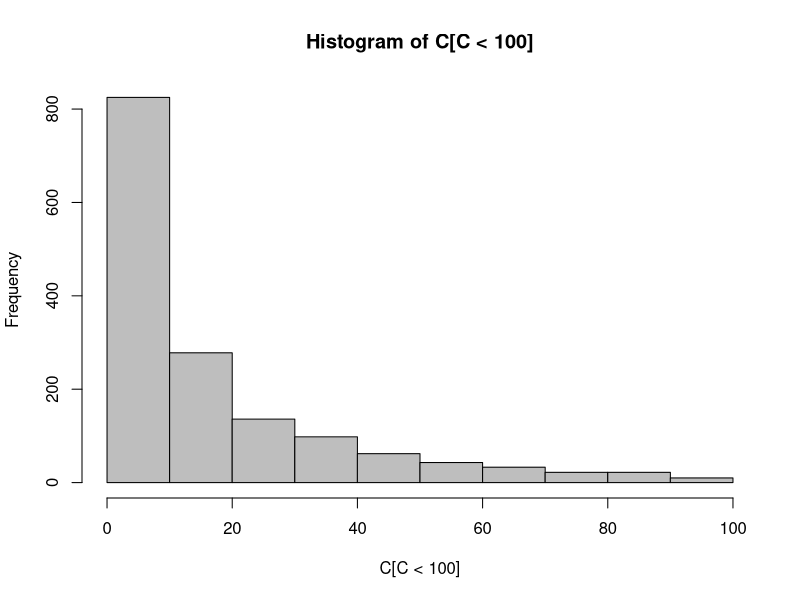
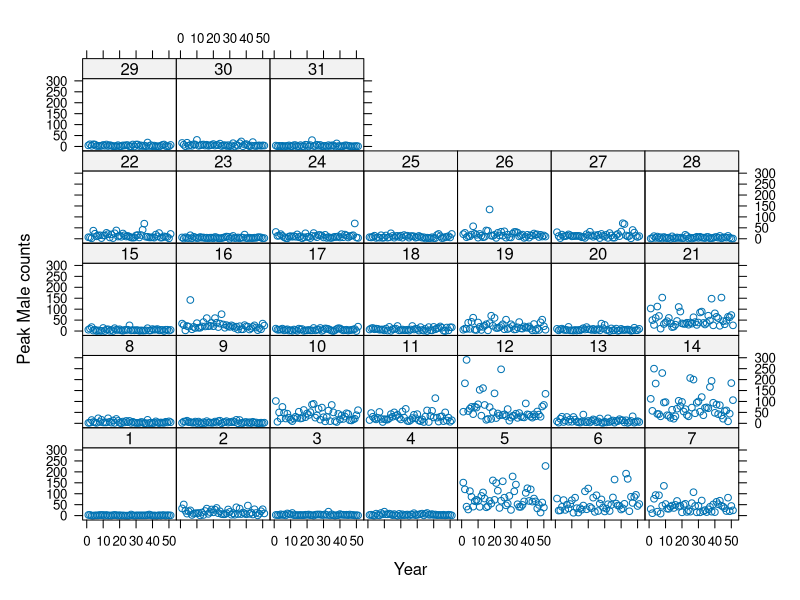
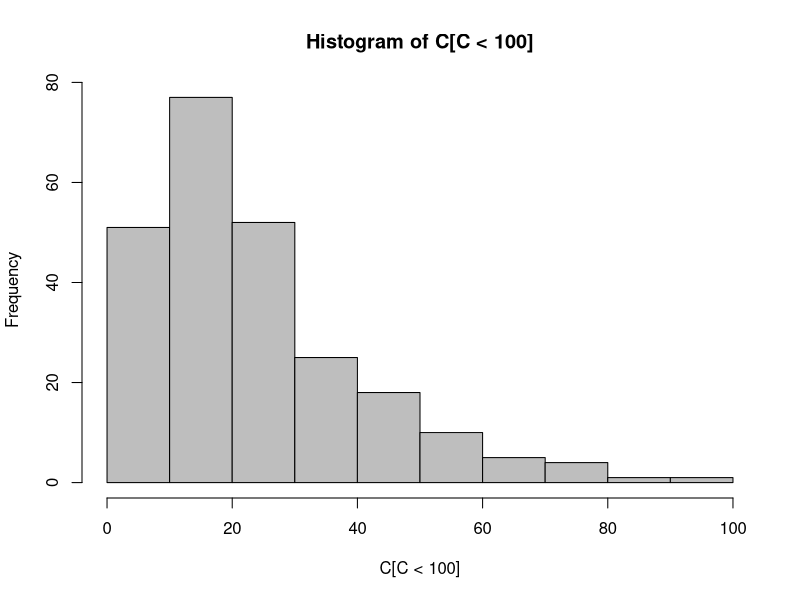
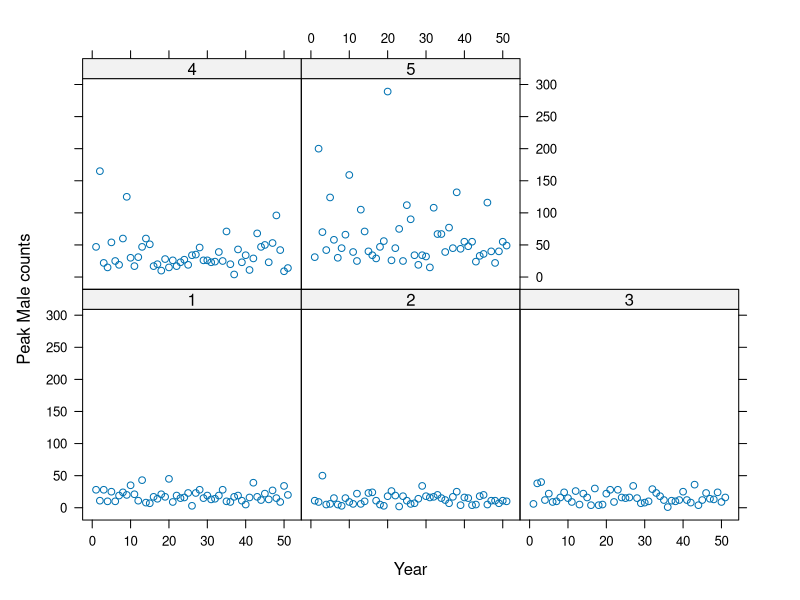
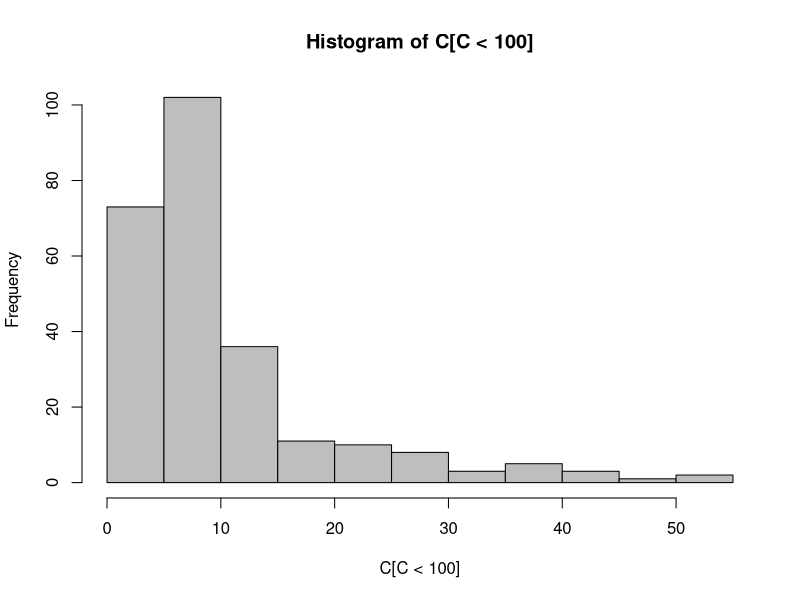
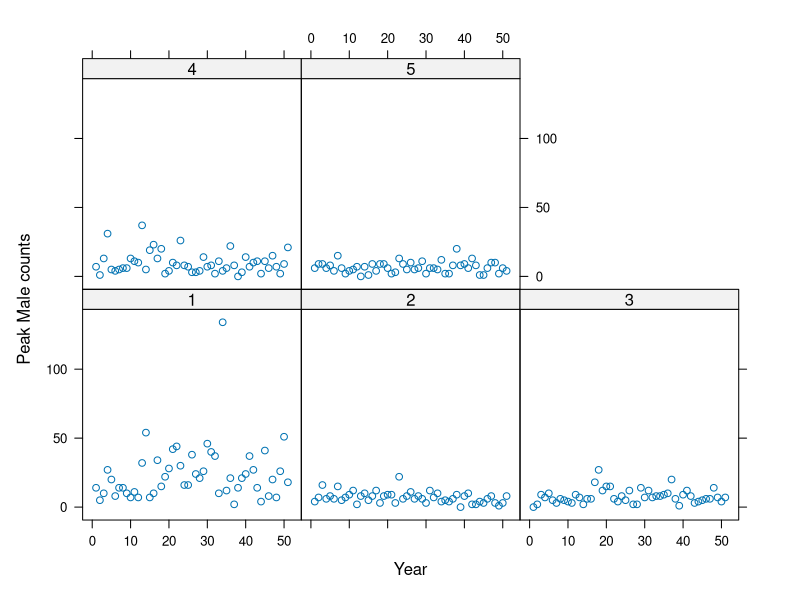
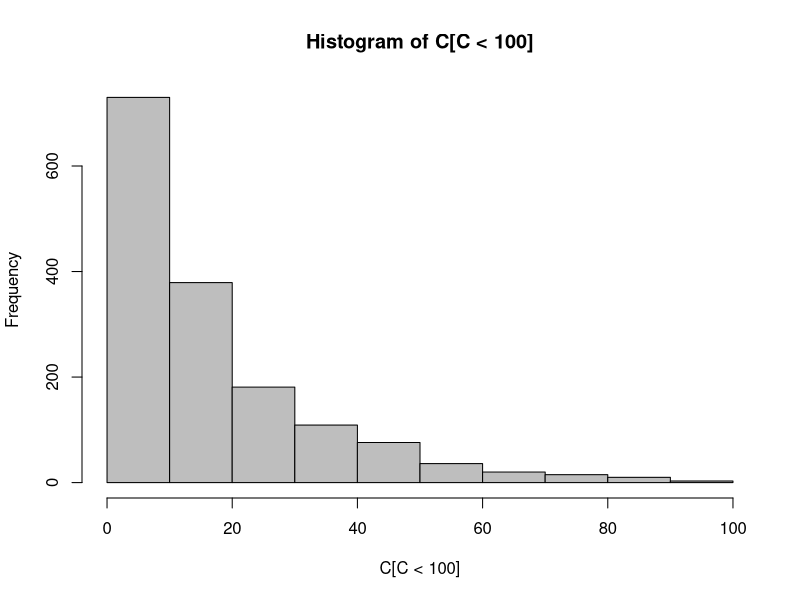
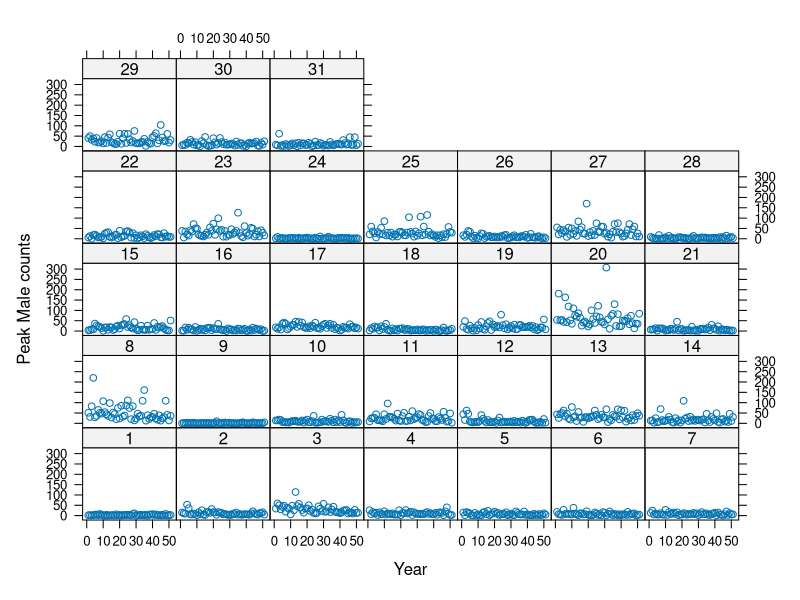

Source code (R) for these figures, in order: (Note: this script raises an error after producing the figures.)

require(MASS)
require(lattice)



# make simulated data with correlated random slopes and random intercepts.  31 LEKS
n.groups <- 31
n.years <- 51
n <- n.groups * n.years
pop <- gl(n=n.groups,k=n.years)

original.year <- rep(1:n.years, n.groups)
year <- (original.year-1)/51

Xmat <- model.matrix(~pop*year - 1 - year)

intercept.mean <- 2.45
intercept.sd <- 0.9
slope.mean <- -0.28
slope.sd <- 0.05
rho <- -0.1
sdnoise <- 0.62
intercept.slope.covariance <- intercept.sd*slope.sd*rho


mu.vector <- c(intercept.mean,slope.mean)
var.cova.matrix <- matrix(c(intercept.sd^2,intercept.slope.covariance,intercept.slope.covariance, slope.sd^2),2,2)
effects <- mvrnorm(n=n.groups,mu=mu.vector,Sigma=var.cova.matrix)
effects
apply(effects,2,mean)
var(effects)
intercept.effects <- effects[,1]
slope.effects <- effects[,2]
all.effects <- c(intercept.effects,slope.effects)

# intercept.effects <- rnorm(n=n.groups,mean=intercept.mean,sd=intercept.sd)
# slope.effects <- rnorm(n=n.groups,mean=slope.mean,sd=slope.sd)
# all.effects <- c(intercept.effects,slope.effects)

noise.effects <- rnorm(n=length(pop),mean=0,sd=sdnoise)

lin.pred <- Xmat[,] %*% all.effects + noise.effects

C <- rpois(n=n,lambda=exp(lin.pred))
hist(C[C<100],col="grey")

pMales <- C
lek_ID <- pop
Year <- original.year


library("lattice")
xyplot(C ~ original.year | pop, ylab="Peak Male counts",xlab="Year")

simPoisRandCoefCorrData31Leks <- data.frame(Peak_Males=C,Lek_ID=pop,Year=original.year)






# make simulated data with correlated random slopes and random intercepts.  5 LEKS
n.groups <- 5
n.years <- 51
n <- n.groups * n.years
pop <- gl(n=n.groups,k=n.years)

original.year <- rep(1:n.years, n.groups)
year <- (original.year-1)/51

Xmat <- model.matrix(~pop*year - 1 - year)

intercept.mean <- 2.45
intercept.sd <- 0.9
slope.mean <- -0.28
slope.sd <- 0.05
rho <- -0.1
sdnoise <- 0.62
intercept.slope.covariance <- intercept.sd*slope.sd*rho


mu.vector <- c(intercept.mean,slope.mean)
var.cova.matrix <- matrix(c(intercept.sd^2,intercept.slope.covariance,intercept.slope.covariance, slope.sd^2),2,2)
effects <- mvrnorm(n=n.groups,mu=mu.vector,Sigma=var.cova.matrix)
effects
apply(effects,2,mean)
var(effects)
intercept.effects <- effects[,1]
slope.effects <- effects[,2]
all.effects <- c(intercept.effects,slope.effects)

# intercept.effects <- rnorm(n=n.groups,mean=intercept.mean,sd=intercept.sd)
# slope.effects <- rnorm(n=n.groups,mean=slope.mean,sd=slope.sd)
# all.effects <- c(intercept.effects,slope.effects)

noise.effects <- rnorm(n=length(pop),mean=0,sd=sdnoise)

lin.pred <- Xmat[,] %*% all.effects + noise.effects

C <- rpois(n=n,lambda=exp(lin.pred))
hist(C[C<100],col="grey")

pMales <- C
lek_ID <- pop
Year <- original.year


library("lattice")
xyplot(C ~ original.year | pop, ylab="Peak Male counts",xlab="Year")

simPoisRandCoefCorrData5Leks <- data.frame(Peak_Males=C,Lek_ID=pop,Year=original.year)







# make simulated data with UNcorrelated random intercepts and slopes.  5 LEKS

n.groups <- 5
n.years <- 51
n <- n.groups * n.years
pop <- gl(n=n.groups,k=n.years)

original.year <- rep(1:n.years, n.groups)
year <- (original.year-1)/51

Xmat <- model.matrix(~pop*year - 1 - year)

intercept.mean <- 2.45
intercept.sd <- 0.9
slope.mean <- -0.28
slope.sd <- 0.05
intercept.effects <- rnorm(n=n.groups,mean=intercept.mean,sd=intercept.sd)
slope.effects <- rnorm(n=n.groups,mean=slope.mean,sd=slope.sd)
all.effects <- c(intercept.effects,slope.effects)


mu.vector <- c(intercept.mean,slope.mean)
var.cova.matrix <- matrix(c(intercept.sd^2,intercept.slope.covariance,intercept.slope.covariance, slope.sd^2),2,2)
effects <- mvrnorm(n=n.groups,mu=mu.vector,Sigma=var.cova.matrix)
effects
apply(effects,2,mean)
var(effects)
intercept.effects <- effects[,1]
slope.effects <- effects[,2]
all.effects <- c(intercept.effects,slope.effects)

noise.effects <- rnorm(n=length(pop),mean=0,sd=sdnoise)
lin.pred <- Xmat[,] %*% all.effects + noise.effects
C <- rpois(n=n,lambda=exp(lin.pred))
hist(C[C<100],col="grey")

pMales <- C
lek_ID <- pop
Year <- original.year


library("lattice")
xyplot(C ~ original.year | pop, ylab="Peak Male counts",xlab="Year")

simPoisRandCoefUncorrData5Leks <- data.frame(Peak_Males=C,Lek_ID=pop,Year=original.year)








# make simulated data with UNcorrelated random intercepts and slopes.  31 LEKS

n.groups <-31
n.years <- 51
n <- n.groups * n.years
pop <- gl(n=n.groups,k=n.years)

original.year <- rep(1:n.years, n.groups)
year <- (original.year-1)/51

Xmat <- model.matrix(~pop*year - 1 - year)

intercept.mean <- 2.45
intercept.sd <- 0.9
slope.mean <- -0.28
slope.sd <- 0.05
intercept.effects <- rnorm(n=n.groups,mean=intercept.mean,sd=intercept.sd)
slope.effects <- rnorm(n=n.groups,mean=slope.mean,sd=slope.sd)
all.effects <- c(intercept.effects,slope.effects)


mu.vector <- c(intercept.mean,slope.mean)
var.cova.matrix <- matrix(c(intercept.sd^2,intercept.slope.covariance,intercept.slope.covariance, slope.sd^2),2,2)
effects <- mvrnorm(n=n.groups,mu=mu.vector,Sigma=var.cova.matrix)
effects
apply(effects,2,mean)
var(effects)
intercept.effects <- effects[,1]
slope.effects <- effects[,2]
all.effects <- c(intercept.effects,slope.effects)

noise.effects <- rnorm(n=length(pop),mean=0,sd=sdnoise)
lin.pred <- Xmat[,] %*% all.effects + noise.effects
C <- rpois(n=n,lambda=exp(lin.pred))
hist(C[C<100],col="grey")

pMales <- C
lek_ID <- pop
Year <- original.year


library("lattice")
xyplot(C ~ original.year | pop, ylab="Peak Male counts",xlab="Year")

simPoisRandCoefUncorrData31Leks <- data.frame(Peak_Males=C,Lek_ID=pop,Year=original.year)




save(simPoisRandCoefCorrData31Leks ,file="//LAR-FILE-SRV/Data/Jason/sage grouse/Output/simPoisRandCoefCorrData31Leks.RData")
save(simPoisRandCoefCorrData5Leks  ,file="//LAR-FILE-SRV/Data/Jason/sage grouse/Output/simPoisRandCoefCorrData5Leks.RData")
save(simPoisRandCoefUncorrData31Leks,file="//LAR-FILE-SRV/Data/Jason/sage grouse/Output/simPoisRandCoefUncorrData31Leks.RData")
save(simPoisRandCoefUncorrData5Leks,file="//LAR-FILE-SRV/Data/Jason/sage grouse/Output/simPoisRandCoefUncorrData5Leks.RData")



